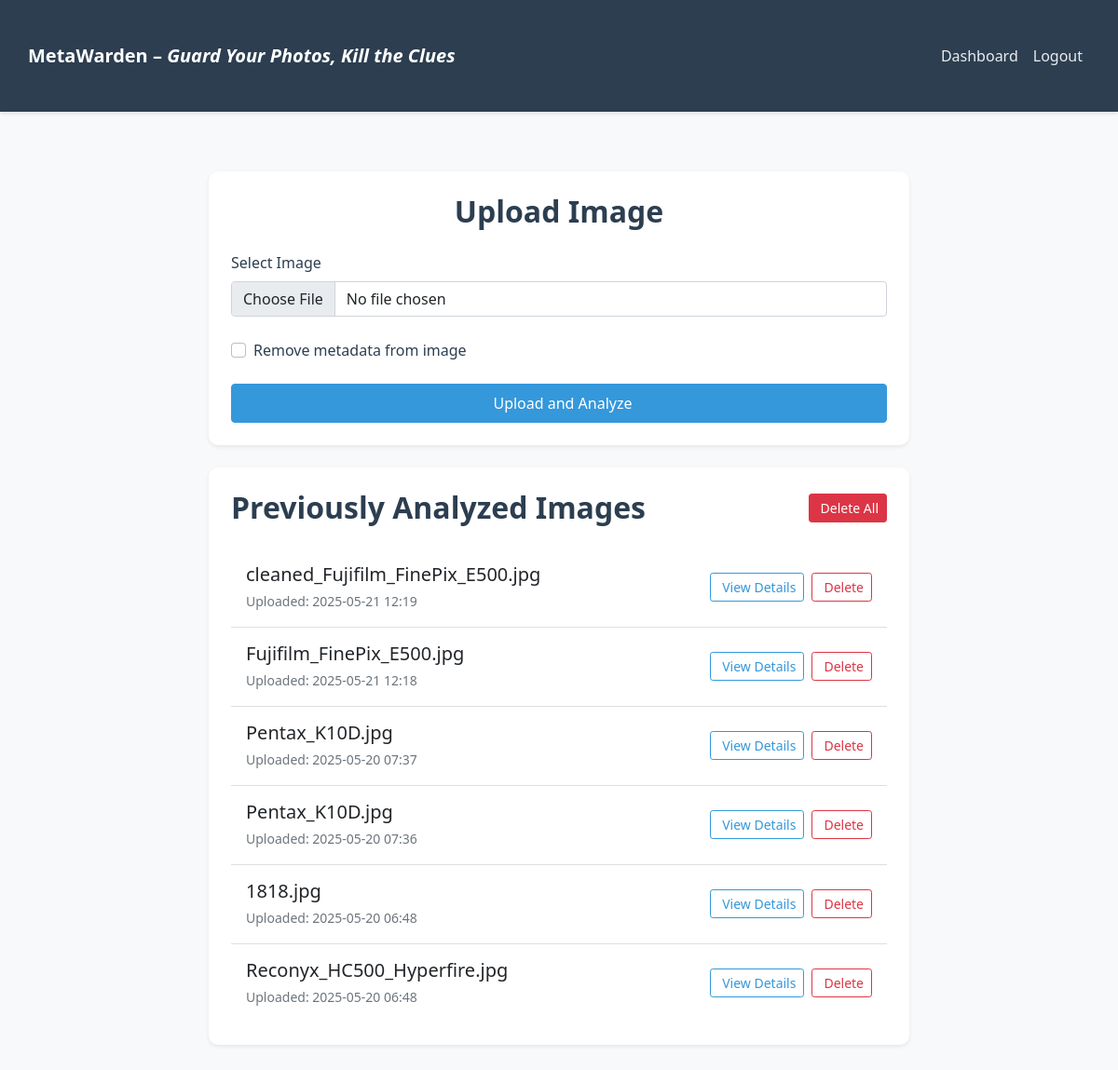
The page /dashboard (signed in) on the database its author committed.
### models.py (models this page shows)
class AnalyzedImage(db.Model):
    id = db.Column(db.Integer, primary_key=True)
    filename = db.Column(db.String(255), nullable=False)
    original_filename = db.Column(db.String(255), nullable=False)
    upload_date = db.Column(db.DateTime, default=datetime.utcnow)
    image_metadata = db.Column(db.JSON)
    user_id = db.Column(db.Integer, db.ForeignKey('user.id'), nullable=False)

### app.py (the view)
@app.route('/dashboard')
@login_required
def dashboard():
    images = AnalyzedImage.query.filter_by(user_id=current_user.id).order_by(AnalyzedImage.upload_date.desc()).all()
    return render_template('dashboard.html', images=images)

### app.py (called while the page is built)
@login_manager.user_loader
def load_user(user_id):
    return User.query.get(int(user_id))

### templates/dashboard.html (shortened to what this page needs)
{% extends "base.html" %}
{% block content %}
<div class="container">
    <div class="row justify-content-center mb-4">
        <div class="col-md-8">
            <div class="card shadow-sm">
                <div class="card-body p-4">
                    <h2 class="card-title text-center mb-4">Upload Image</h2>
                    <form action="{{ url_for('upload_file') }}" method="post" enctype="multipart/form-data" class="needs-validation" novalidate>
                        <div class="mb-4">
                            <label for="file" class="form-label fw-medium">Select Image</label>
                            <input type="file" class="form-control" id="file" name="file" accept="image/*" required>
                        </div>
                        <div class="mb-4">
                            <div class="form-check">
                                <input class="form-check-input" type="checkbox" id="remove_metadata" name="remove_metadata" value="yes">
                                <label class="form-check-label" for="remove_metadata">
                                    Remove metadata from image
                                </label>
                            </div>
                        </div>
                        <div class="d-grid">
                            <button type="submit" class="btn btn-primary py-2">
                                Upload and Analyze
                            </button>
                        </div>
                    </form>
                </div>
            </div>
        </div>
    </div>
    <div class="row justify-content-center">
        <div class="col-md-8">
            <div class="card shadow-sm">
                <div class="card-body p-4">
                    <div class="d-flex justify-content-between align-items-center mb-4">
                        <h2 class="card-title mb-0">Previously Analyzed Images</h2>
                        {% if images %}
                        <form action="{{ url_for('delete_all_images') }}" method="POST" class="d-inline" onsubmit="return confirm('Are you sure you want to delete all your analyzed images? This action cannot be undone.');">
                            <button type="submit" class="btn btn-danger btn-sm">
                                Delete All
                            </button>
                        </form>
                        {% endif %}
                    </div>
                    {% if images %}
                        <div class="list-group">
                            {% for image in images %}
                            <div class="list-group-item list-group-item-action">
                                <div class="d-flex justify-content-between align-items-center">
                                    <div>
                                        <h5 class="mb-1">{{ image.original_filename }}</h5>
                                        <small class="text-muted">
                                            Uploaded: {{ image.upload_date.strftime('%Y-%m-%d %H:%M') }}
                                        </small>
                                    </div>
                                    <div class="d-flex gap-2">
                                        <a href="{{ url_for('view_image', image_id=image.id) }}" class="btn btn-outline-primary btn-sm">
                                            View Details
                                        </a>
                                        <form action="{{ url_for('delete_image', image_id=image.id) }}" method="POST" class="d-inline" onsubmit="return confirm('Are you sure you want to delete this image? This action cannot be undone.');">
                                            <button type="submit" class="btn btn-outline-danger btn-sm">
                                                Delete
                                            </button>
                                        </form>
                                    </div>
                                </div>
                            </div>
                            {% endfor %}
                        </div>
                    {% else %}
                        <div class="text-center text-muted">
                            <p>No images analyzed yet. Upload your first image to get started!</p>
                        </div>
                    {% endif %}
                </div>
            </div>
        </div>
    </div>
</div>
{% endblock %}

### templates/base.html (style rules this page uses)
:root { --primary-color: #2c3e50; --secondary-color: #34495e; --accent-color: #3498db; --light-bg: #f8f9fa; --card-bg: #ffffff; --text-primary: #2c3e50; --text-secondary: #7f8c8d; }
body { background-color: var(--light-bg); min-height: 100vh; display: flex; flex-direction: column; color: var(--text-primary); }
.container { flex: 1; padding: 2rem 0; }
.card { background-color: var(--card-bg); border: none; border-radius: 12px; box-shadow: 0 4px 6px rgba(0,0,0,0.05); }
.card-title { color: var(--primary-color); font-weight: 600; }
.btn-primary { background-color: var(--accent-color); border-color: var(--accent-color); font-weight: 500; }
.btn-outline-primary { color: var(--accent-color); border-color: var(--accent-color); }

### templates/dashboard.html (style rules this page uses)
.card { border: none; border-radius: 10px; }
.form-check { margin: 0; }
.form-check-input { margin-right: 8px; }
.btn-primary { padding: 10px 20px; font-weight: 500; }
.list-group-item { border: none; border-bottom: 1px solid rgba(0,0,0,.125); padding: 1rem; }
.list-group-item:last-child { border-bottom: none; }
.btn-danger { background-color: #dc3545; border-color: #dc3545; color: white; }
.btn-outline-danger { color: #dc3545; border-color: #dc3545; }

### rows shown on the page
AnalyzedImage: original_filename "cleaned_Fujifilm_FinePix_E500.jpg", upload_date "2025-05-21 12:19"
AnalyzedImage: original_filename "Fujifilm_FinePix_E500.jpg", upload_date "2025-05-21 12:18"
AnalyzedImage: original_filename "Pentax_K10D.jpg", upload_date "2025-05-20 07:37"
AnalyzedImage: original_filename "Pentax_K10D.jpg", upload_date "2025-05-20 07:36"
AnalyzedImage: original_filename "1818.jpg", upload_date "2025-05-20 06:48"
AnalyzedImage: original_filename "Reconyx_HC500_Hyperfire.jpg", upload_date "2025-05-20 06:48"
